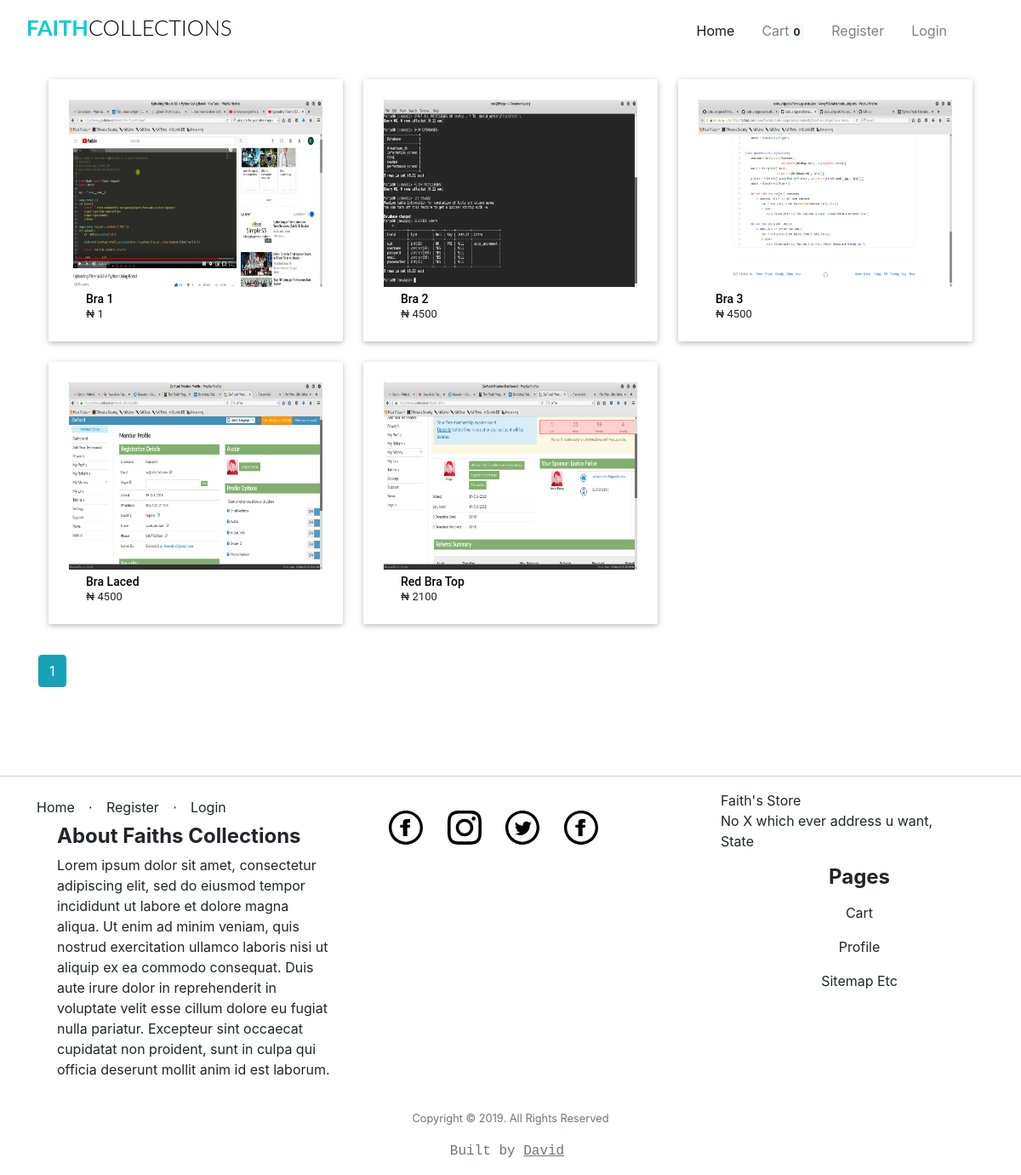
The app's page /bra/ with its own data.
### app/models.py (models this page shows, shortened)
class Products(db.Model):
	__tablename__ = 'product'
	id = db.Column(db.Integer, primary_key=True)
	product_name = db.Column(db.String(100), index=True)
	product_price = db.Column(db.Integer, index=True)
	product_image = db.Column(db.String(120),index=True)
	product_description = db.Column(db.String(200), index=True)
	product_stock = db.Column(db.Integer, index = True)
	product_size = db.Column(db.String(5), index = True)
	categories_id = db.Column(db.Integer, db.ForeignKey('categories.id'))
	order = db.relationship('Order', secondary=association_table, backref='my_orders', lazy='dynamic')

### app/home/routes.py (the view)
@home.route('/<string:category_name>/')
def shop_by_category(category_name):
	if current_user.is_anonymous:
		count = 0
	else:
		count = Kart.query.filter_by(user_id =current_user.id).count()
	page = request.args.get('page',1, type=int)
	category = Categories.query.filter_by(category_name=category_name).first_or_404()
	product = Products.query.filter_by(categories_id=category.id)\
		.order_by(Products.product_name).paginate(page=page, per_page=6)
	for_pagi = Categories.query.filter_by(category_name = Categories.category_name).first_or_404()
	return render_template("home/shop_by_category.html", category = category,\
		product = product, title = "Category: "+ category.category_name,count=count,\
		for_pagi = for_pagi)

### app/templates/home/shop_by_category.html (shortened to what this page needs)
{% extends "base.html" %}
{% block body %}
{% if category %}
{% if category.product %}
<div class="row d-block">
        {% for product_list in product.items %}
	<a href="{{ url_for('home.product_details', product_name = product_list.product_name ) }}">
        <div class="col l4 s12 m6">
			<div class="card-panel hoverable" style="max-height:360px; background-color:#FFFFFF;">
                <div class="card-image" style="margin-left:auto;margin-right: auto;">
                        <div class="thumbnail" style="height:220px;margin-bottom: 0px;">
                            <img class="responsive-img" src="{{ product_list.product_image }}" style="height:100%;">
                        </div>
                        <h6 class="title">
                            <span class="product-name">
                                {{ product_list.product_name }}
                            </span>
                        </h6>
                        <div class="price-container clearfix">
                            <span class="price-box" style="margin-bottom:0px;white-space:normal;">
                                <span class="price">
                                    <span>₦</span>
                                    <span>{{ product_list.product_price }}</span>
                                </span>
                            </span>
                        </div>
				</div>
			</div>
		</div>
	</a>
        {% endfor %}
</div>
{% for page_num in product.iter_pages(left_edge=1, right_edge=1, left_current=1, right_current=2) %}
{% if page_num %}
    {% if product.page == page_num %}
        <a class="btn btn-info mb-4" href="{{ url_for('home.shop_by_category', category_name = for_pagi.category_name , page = page_num)}}">{{page_num}}</a>
    {% else %}
    <a class="btn btn-outline-info mb-4" href="{{ url_for('home.shop_by_category', category_name = for_pagi.category_name , page = page_num)}}">{{page_num}}</a>
    {%endif%}
{%else%}
...
{%endif%}
{% endfor %}
{% endif %}
    {% endif %}
{% endblock %}

### app/static/css/st.css (style rules this page uses)
.product-name { text-transform: capitalize; font-weight:bold; }
img.responsive-img, video.responsive-video { max-width: 100%; height: auto; }
.card-panel { -webkit-transition:-webkit-box-shadow .25s; transition:-webkit-box-shadow .25s; transition:box-shadow .25s; transition:box-shadow .25s, -webkit-box-shadow .25s;padding:24px; margin:.5rem 0 1rem 0; border-radius:2px;background-color:#fff; box-shadow: 0 2px 5px 0 rgba(0,0,0,0.16),0 2px 10px 0 rgba(0,0,0,0.12); }
.hoverable { -webkit-transition:-webkit-box-shadow .25s; transition:-webskit-box-shadow .25s; transition:box-shadow .25s; transition:box-shadow .25s, -webkit-box-shadow .25s }
.row { margin-left: auto; margin-right: auto; margin-bottom: 20px; }
.row:after { content: ""; display: table; clear: both; }
.row .col { float: left; -webkit-box-sizing: border-box; box-sizing: border-box; padding: 0 0.75rem; min-height: 1px; }
.row .col.s12 { width: 100%; margin-left: auto; left: auto; right: auto; }
@media only screen and (min-width: 601px) { .row .col.m6 { width: 50%; margin-left: auto; left: auto; right: auto; } }
@media only screen and (min-width: 993px) { .row .col.l4 { width: 33.3333333333%; margin-left: auto; left: auto; right: auto; } }

### app/templates/home/shop_by_category.html (style rules this page uses)
.title { margin: 0; padding: 0; margin-left: 20px; margin-top: 6px; }
.product-name { font-family: Roboto,Helvetica,Arial,sans-serif; font-weight: 500; font-size: 14px; line-height: 17px; color: #000; margin: 3px 0 5px 0; text-align: left; white-space: normal; overflow: hidden; }
.price { margin-left: 20px; font-family: Roboto,Helvetica,Arial,sans-serif; font-weight: 400; font-size: 13px; line-height: 17px; color: #202020; display: inline-block; }

### records on screen
Products: shows a picture, product_name "Bra 1", product_price "1"
Products: shows a picture, product_name "Bra 2", product_price "4500"
Products: shows a picture, product_name "Bra 3", product_price "4500"
Products: shows a picture, product_name "Bra Laced", product_price "4500"
Products: shows a picture, product_name "Red Bra Top", product_price "2100"

### other values on screen
{{ count }} "0"
{{ page_num }} "1"
